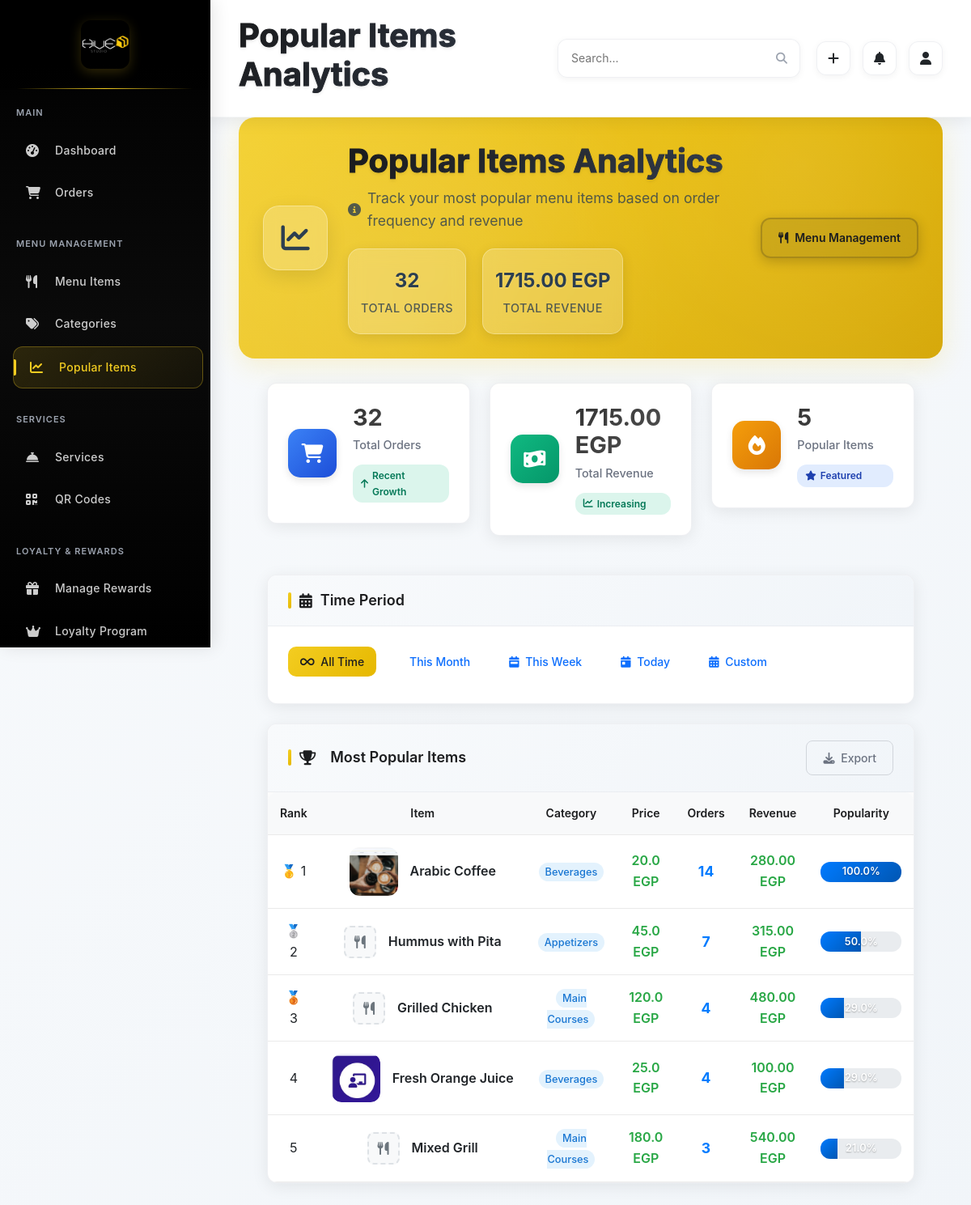
Page /admin/analytics/popular-items (signed in) on the committed database.
### app/models.py (models this page shows, shortened)
class MenuItem(db.Model):
    __tablename__ = 'menu_items'
    item_id = db.Column(db.Integer, primary_key=True)
    name = db.Column(db.String(100), nullable=False)
    description = db.Column(db.Text, nullable=True)
    price = db.Column(Numeric(10, 2), nullable=False)  # EGP
    category_id = db.Column(db.Integer, db.ForeignKey('categories.category_id'), nullable=False)
    image_url = db.Column(db.String(255), nullable=True)
    stock = db.Column(db.Integer, nullable=False, default=0)
    status = db.Column(db.Enum('available', 'out_of_stock', 'discontinued', name='item_status'),
                      nullable=False, default='available')
    discount_percentage = db.Column(Numeric(5, 2), nullable=True, default=0.00)  # Discount percentage (0-100)
    original_price = db.Column(Numeric(10, 2), nullable=True)  # Original price before discount
    ingredients = db.Column(db.Text, nullable=True)
    calories = db.Column(db.Integer, nullable=True)
    preparation_time = db.Column(db.Integer, nullable=True)  # in minutes
    allergens = db.Column(db.String(255), nullable=True)
    serving_size = db.Column(db.String(50), nullable=True)
    dietary_info = db.Column(db.String(255), nullable=True)  # vegetarian, vegan, gluten-free, etc.
    created_at = db.Column(db.DateTime, default=datetime.utcnow)
    updated_at = db.Column(db.DateTime, default=datetime.utcnow, onupdate=datetime.utcnow)
    order_items = db.relationship('OrderItem', backref='menu_item', lazy='dynamic', foreign_keys='OrderItem.item_id')
    images = db.relationship('MenuItemImage', backref='menu_item', lazy='dynamic')
    feedback = db.relationship('Feedback', backref='menu_item', lazy='dynamic')
    reward_items = db.relationship('RewardItem', backref='menu_item', lazy='dynamic')
    @classmethod
    def get_popular_items_with_counts(cls, limit=10, start_date=None, end_date=None):
        from sqlalchemy import func
        query = db.session.query(
            cls,
            func.sum(OrderItem.quantity).label('total_ordered')
        ).join(OrderItem).join(Order, OrderItem.order_id == Order.order_id)
        query = query.filter(cls.status == 'available')
        if start_date:
            query = query.filter(Order.order_time >= start_date)
        if end_date:
            query = query.filter(Order.order_time <= end_date)
        return query.group_by(cls.item_id).order_by(
            func.sum(OrderItem.quantity).desc()
        ).limit(limit).all()

class Category(db.Model):
    __tablename__ = 'categories'
    category_id = db.Column(db.Integer, primary_key=True)
    name = db.Column(db.String(100), nullable=False)
    description = db.Column(db.Text, nullable=True)
    display_order = db.Column(db.Integer, nullable=False, default=0)
    is_active = db.Column(db.Boolean, default=True)
    created_at = db.Column(db.DateTime, default=datetime.utcnow)
    menu_items = db.relationship('MenuItem', backref='category', lazy='dynamic')

### app/modules/admin/routes.py (the view, shortened to what this page needs)
@bp.route('/analytics/popular-items')
@login_required
def popular_items_analytics():
    if not current_user.is_admin():
        return redirect(url_for('main.index'))
    period = request.args.get('period', 'all')
    end_date = datetime.now()
    start_date = None
    if period == 'today':
        start_date = end_date.replace(hour=0, minute=0, second=0, microsecond=0)
    elif period == 'week':
        start_date = end_date - timedelta(days=7)
    elif period == 'month':
        start_date = end_date.replace(day=1)
    if start_date and period != 'all':
        popular_items_data = MenuItem.get_popular_items_with_counts(limit=15, start_date=start_date, end_date=end_date)
    else:
        popular_items_data = MenuItem.get_popular_items_with_counts(limit=15)
    analytics_data = []
    for item, count in popular_items_data:
        analytics_data.append({
            'name': item.name,
            'category': item.category.name,
            'price': float(item.price),
            'total_ordered': int(count),
            'revenue': float(item.price) * int(count),
            'image_url': item.image_url
        })
    if not analytics_data:
        flash('No data available for the selected time period.', 'info')
    total_orders = sum(item['total_ordered'] for item in analytics_data) if analytics_data else 0
    total_revenue = sum(item['revenue'] for item in analytics_data) if analytics_data else 0
    return render_template('popular_items_analytics.html',
                         analytics_data=analytics_data,
                         total_orders=total_orders,
                         total_revenue=total_revenue)

### app/modules/admin/templates/popular_items_analytics.html (shortened to what this page needs)
{% extends "base.html" %}
{% block page_title %}Popular Items Analytics{% endblock %}
{% block content %}
<div class="page-header">
    <div class="header-background">
        <div class="header-pattern"></div>
        <div class="header-gradient"></div>
    </div>
    <div class="header-content">
        <div class="header-icon-container">
            <div class="header-icon">
                <i class="fas fa-chart-line"></i>
            </div>
        </div>
        <div class="header-text">
            <h1 class="page-title">Popular Items Analytics</h1>
            <p class="page-description">
                <i class="fas fa-info-circle"></i>
                Track your most popular menu items based on order frequency and revenue
            </p>
            <div class="header-stats">
                <div class="stat-item">
                    <span class="stat-number">{{ total_orders }}</span>
                    <span class="stat-label">Total Orders</span>
                </div>
                <div class="stat-item">
                    <span class="stat-number">{{ "%.2f"|format(total_revenue) }} EGP</span>
                    <span class="stat-label">Total Revenue</span>
                </div>
            </div>
        </div>
        <div class="header-actions">
            <a href="{{ url_for('admin.menu_management') }}" class="header-btn header-btn-secondary">
                <i class="fas fa-utensils"></i>
                <span>Menu Management</span>
            </a>
        </div>
    </div>
</div>
<div class="admin-content">
    <div class="row mb-4">
        <div class="col-md-4 mb-4">
            <div class="admin-card stats-card">
                <div class="card-body">
                    <div class="d-flex align-items-center">
                        <div class="stats-icon bg-primary">
                            <i class="fas fa-shopping-cart"></i>
                        </div>
                        <div class="stats-content">
                            <div class="stats-number" data-counter="{{ total_orders }}">{{ total_orders }}</div>
                            <div class="stats-label">Total Orders</div>
                            <div class="stats-trend-badge trend-positive">
                                <i class="fas fa-arrow-up"></i> Recent Growth
                            </div>
                        </div>
                    </div>
                </div>
            </div>
        </div>
        <div class="col-md-4 mb-4">
            <div class="admin-card stats-card">
                <div class="card-body">
                    <div class="d-flex align-items-center">
                        <div class="stats-icon bg-success">
                            <i class="fas fa-money-bill-wave"></i>
                        </div>
                        <div class="stats-content">
                            <div class="stats-number" data-counter="{{ total_revenue }}">{{ "%.2f"|format(total_revenue) }} EGP</div>
                            <div class="stats-label">Total Revenue</div>
                            <div class="stats-trend-badge trend-positive">
                                <i class="fas fa-chart-line"></i> Increasing
                            </div>
                        </div>
                    </div>
                </div>
            </div>
        </div>
        <div class="col-md-4 mb-4">
            <div class="admin-card stats-card">
                <div class="card-body">
                    <div class="d-flex align-items-center">
                        <div class="stats-icon bg-warning">
                            <i class="fas fa-fire"></i>
                        </div>
                        <div class="stats-content">
                            <div class="stats-number" data-counter="{{ analytics_data|length }}">{{ analytics_data|length }}</div>
                            <div class="stats-label">Popular Items</div>
                            <div class="stats-trend-badge trend-neutral">
                                <i class="fas fa-star"></i> Featured
                            </div>
                        </div>
                    </div>
                </div>
            </div>
        </div>
    </div>
    <div class="admin-card mb-4">
        <div class="card-header">
            <h3 class="card-title">
                <i class="fas fa-calendar-alt"></i>
                Time Period
            </h3>
        </div>
        <div class="card-body">
            <div class="d-flex flex-wrap filter-buttons">
                <a href="{{ url_for('admin.popular_items_analytics', period='all') }}"
                   class="btn {% if request.args.get('period') == 'all' or not request.args.get('period') %}btn-primary{% else %}btn-outline-primary{% endif %} me-2 mb-2">
                    <i class="fas fa-infinity me-1"></i> All Time
                </a>
                <a href="{{ url_for('admin.popular_items_analytics', period='month') }}"
                   class="btn {% if request.args.get('period') == 'month' %}btn-primary{% else %}btn-outline-primary{% endif %} me-2 mb-2">
                     This Month
                </a>
                <a href="{{ url_for('admin.popular_items_analytics', period='week') }}"
                   class="btn {% if request.args.get('period') == 'week' %}btn-primary{% else %}btn-outline-primary{% endif %} me-2 mb-2">
                    <i class="fas fa-calendar-week me-1"></i> This Week
                </a>
                <a href="{{ url_for('admin.popular_items_analytics', period='today') }}"
                   class="btn {% if request.args.get('period') == 'today' %}btn-primary{% else %}btn-outline-primary{% endif %} me-2 mb-2">
                    <i class="fas fa-calendar-day me-1"></i> Today
                </a>
                <button type="button" class="btn btn-outline-primary me-2 mb-2" data-bs-toggle="modal" data-bs-target="#customDateModal">
                    <i class="fas fa-calendar-alt me-1"></i> Custom
                </button>
            </div>
        </div>
    </div>
    <div class="admin-card">
        <div class="card-header">
            <div class="d-flex justify-content-between align-items-center">
                <h3 class="card-title">
                    <i class="fas fa-trophy me-2"></i>
                    Most Popular Items
                </h3>
                <div class="header-actions">
                    <button class="btn btn-sm btn-outline-secondary" id="exportToCsv">
                        <i class="fas fa-download me-1"></i> Export
                    </button>
                </div>
            </div>
        </div>
        <div class="card-body p-0">
            <div class="table-responsive">
                <table class="admin-table table-hover">
                    <thead class="table-light">
                        <tr>
                            <th class="text-center">Rank</th>
                            <th class="text-center">Item</th>
                            <th class="text-center">Category</th>
                            <th class="text-center">Price</th>
                            <th class="text-center">Orders</th>
                            <th class="text-center">Revenue</th>
                            <th class="text-center">Popularity</th>
                        </tr>
                    </thead>
                    <tbody>
                        {% if analytics_data %}
                            {% for item in analytics_data %}
                            <tr>
                                <td>
                                    {% if loop.index <= 3 %}
                                        <span class="rank-badge rank-{{ loop.index }}">
                                            {% if loop.index == 1 %}🥇{% elif loop.index == 2 %}🥈{% else %}🥉{% endif %}
                                            {{ loop.index }}
                                        </span>
                                    {% else %}
                                        <span class="rank-number">{{ loop.index }}</span>
                                    {% endif %}
                                </td>
                            <td>
                                <div class="item-info">
                                    {% if item.image_url %}
                                    <div class="thumbnail-container">
                                        <img src="{{ url_for('main.uploaded_file', filename='menu_images/' + item.image_url) }}"
                                             alt="{{ item.name }}" class="item-thumbnail">
                                    </div>
                                    {% else %}
                                    <div class="no-image-placeholder-small">
                                        <i class="fas fa-utensils"></i>
                                    </div>
                                    {% endif %}
                                    <strong title="{{ item.name }}">{{ item.name }}</strong>
                                </div>
                            </td>
                            <td class="text-center">
                                <span class="category-badge">{{ item.category }}</span>
                            </td>
                            <td class="text-center">
                                <span class="price-text">{{ item.price }} EGP</span>
                            </td>
                            <td class="text-center">
                                <span class="order-count">{{ item.total_ordered }}</span>
                            </td>
                            <td class="text-center">
                                <span class="revenue-text">{{ "%.2f"|format(item.revenue) }} EGP</span>
                            </td>
                            <td class="text-center">
                                <div class="popularity-bar">
                                    {% set max_ordered = analytics_data[0].total_ordered if analytics_data|length > 0 else 1 %}
                                    {% set percentage = (item.total_ordered / max_ordered * 100)|round if max_ordered > 0 else 0 %}
                                    <div class="popularity-fill" style="width: {{ percentage }}%"></div>
                                    <span class="popularity-text">{{ percentage }}%</span>
                                </div>
                            </td>
                        </tr>
                            {% endfor %}
                        {% endif %}
                    </tbody>
                </table>
            </div>
        </div>
    </div>
</div>
{% endblock %}

### rows in the picture
MenuItem: image_url (picture), name "Arabic Coffee"
Category: category "Beverages" "Beverages"
MenuItem: name "Hummus with Pita"
Category: category "Appetizers"
MenuItem: name "Grilled Chicken"
Category: category "Main Courses" "Main Courses"
MenuItem: image_url (picture), name "Fresh Orange Juice"
MenuItem: name "Mixed Grill"

### other values in the picture
{{ total_orders }} "32"
{{ "%.2f"|format(total_revenue) }} "1715.00"
{{ analytics_data|length }} "5"
{{ item.price }} "20.0" "45.0" "120.0" "25.0" "180.0"
{{ item.total_ordered }} "14" "7" "4" "4" "3"
{{ "%.2f"|format(item.revenue) }} "280.00" "315.00" "480.00" "100.00" "540.00"
{{ percentage }} "100.0" "50.0" "29.0" "29.0" "21.0"
